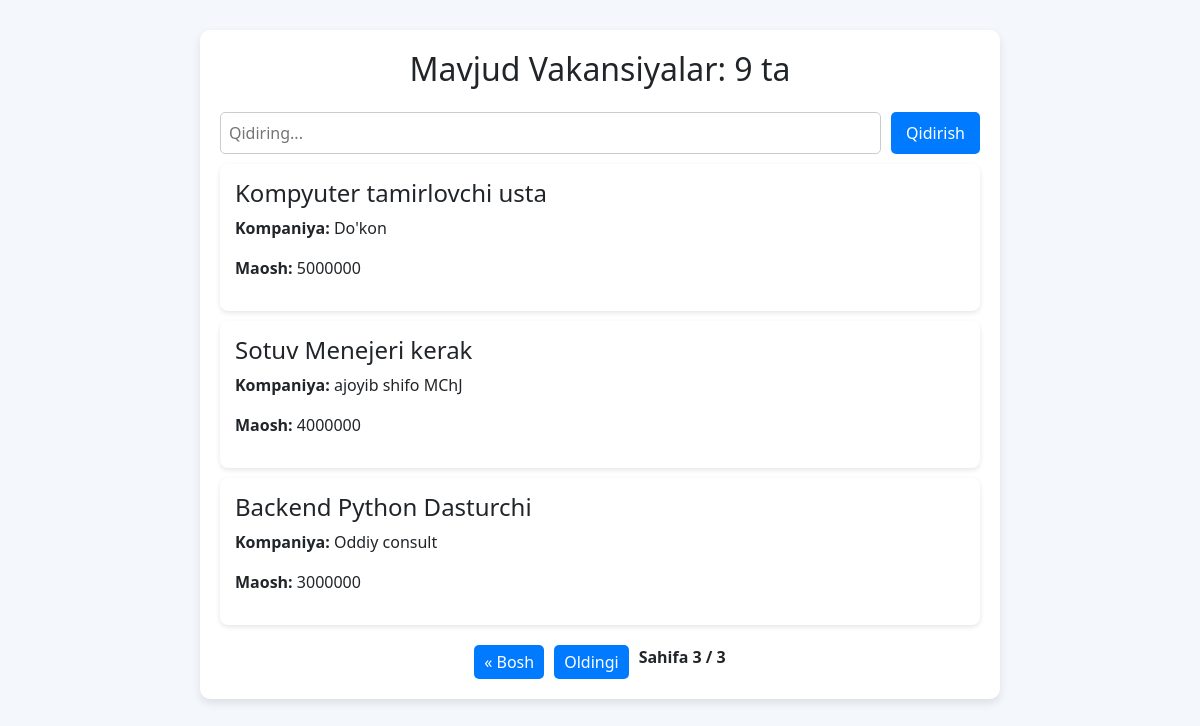
The page /vacancy/all/?page=3 on the database its author committed.
### vacancy/models.py (models this page shows, shortened)
class Vacancy(models.Model):
    title = models.CharField(max_length=300)
    company = models.CharField(max_length=300)
    requirements = models.TextField()
    salary = models.IntegerField()
    location = models.CharField(max_length=200)
    created_at = models.DateTimeField(auto_now_add=True)
    contact = models.CharField(max_length=150, default='None')
    class Meta:
        ordering = ['-created_at']
        verbose_name_plural = 'Vacancies'

### vacancy/views.py (the view)
# urls.py: path('all/', AllVacanciesView.as_view(), name='all_vacancies'),
class AllVacanciesView(View):
    def get(self, request):
        all_vacancies = Vacancy.objects.all()
        query = request.GET.get('q', '')
        if query:
            all_vacancies = all_vacancies.filter(title__icontains=query)
        all = all_vacancies.count()
        paginator = Paginator(all_vacancies, 3)
        page_number = request.GET.get('page')
        page_obj = paginator.get_page(page_number)
        vacancies = page_obj.object_list
        context = {
            'page_obj': page_obj,
            'vacancies' : vacancies,
            'all' : all,
            'query' : query
        }
        return render(request, 'all_vacancies.html', context)

### vacancy/templates/all_vacancies.html (shortened to what this page needs)
<!DOCTYPE html>
<html lang="uz">
<head>
    <link href="https://cdn.jsdelivr.net/npm/bootstrap@5.3.0/dist/css/bootstrap.min.css" rel="stylesheet">
</head>
<body>
<div class="container">
    <h2 class="text-center mb-4">Mavjud Vakansiyalar: {{ all }} ta</h2>
    <form method="get" action="{% url 'vacancy:all_vacancies' %}" class="search-box">
        <input type="text" name="q" value="{{ query }}" placeholder="Qidiring...">
        <button type="submit">Qidirish</button>
    </form>
    {% for vacancy in vacancies %}
        <a href="{% url 'vacancy:vacancy_details' vacancy.id %}" class="text-decoration-none text-dark">
            <div class="vacancy-card">
                <h4>{{ vacancy.title }}</h4>
                <p><strong>Kompaniya:</strong> {{ vacancy.company }}</p>
                <p><strong>Maosh:</strong> {{ vacancy.salary }}</p>
            </div>
        </a>
    {% endfor %}
    <div class="pagination">
        {% if page_obj.has_previous %}
            <a href="?page=1">&laquo; Bosh</a>
            <a href="?page={{ page_obj.previous_page_number }}">Oldingi</a>
        {% endif %}
        <span class="current">
            Sahifa {{ page_obj.number }} / {{ page_obj.paginator.num_pages }}
        </span>
    </div>
</div>
</body>
</html>

### vacancy/templates/all_vacancies.html (style rules this page uses)
body { background: #f4f7fc; }
.container { max-width: 800px; margin: 30px auto; background: white; padding: 20px; border-radius: 10px; box-shadow: 0 4px 10px rgba(0, 0, 0, 0.1); }
.search-box { display: flex; gap: 10px; }
.search-box input { flex-grow: 1; padding: 8px; border: 1px solid #ccc; border-radius: 5px; }
.search-box button { padding: 8px 15px; border: none; background: #007bff; color: white; border-radius: 5px; cursor: pointer; transition: 0.3s; }
.vacancy-card { padding: 15px; margin: 10px 0; background: #fff; border-radius: 8px; box-shadow: 0 2px 5px rgba(0, 0, 0, 0.1); transition: 0.3s; }
.pagination { margin-top: 20px; display: flex; justify-content: center; gap: 10px; }
.pagination a { text-decoration: none; padding: 5px 10px; background: #007bff; color: white; border-radius: 5px; transition: 0.3s; }
.current { font-weight: bold; }

### rows shown on the page
Vacancy: title "Kompyuter tamirlovchi usta", company "Do'kon", salary "5000000"
Vacancy: title "Sotuv Menejeri kerak", company "ajoyib shifo MChJ", salary "4000000"
Vacancy: title "Backend Python Dasturchi", company "Oddiy consult", salary "3000000"

### other values the page prints
{{ all }} "9"
{{ page_obj.number }} "3"
{{ page_obj.paginator.num_pages }} "3"
